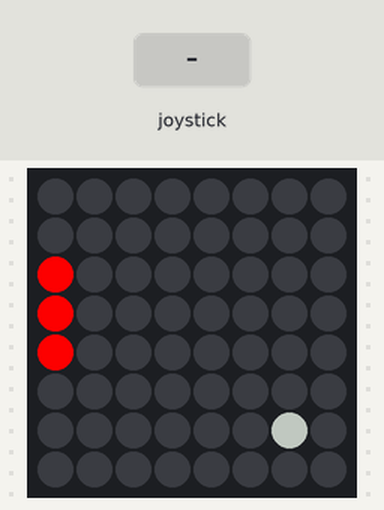
A program run on a simulated Raspberry Pi (BCM pin numbers) with a Sense HAT. Parts: the Sense HAT's 8×8 RGB LED matrix. The test bench sets the inputs (shaded band).

Above: at 1.2 s.
1.3 s: joystick pushed up
At 1.9 s:
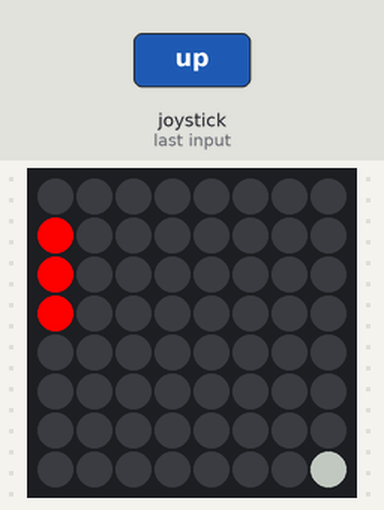
4.3 s: joystick pushed up
At 4.9 s:
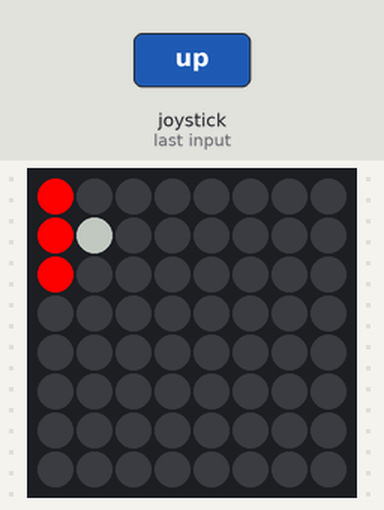
7.3 s: joystick pushed down
At 7.96 s:
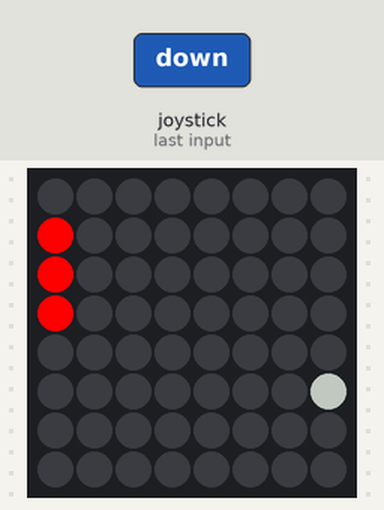
10.3 s: joystick pushed down
At 10.67 s:
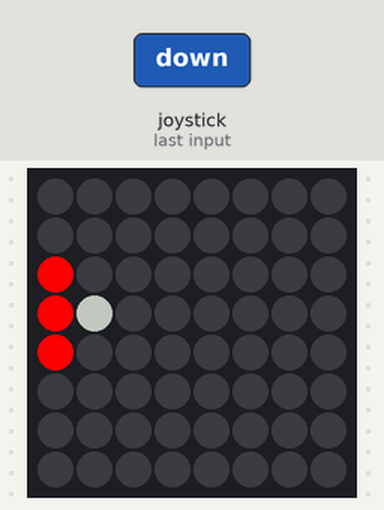
13.3 s: joystick pushed up
At 13.54 s:
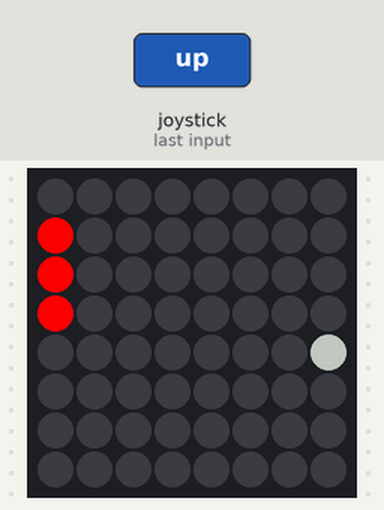
16.3 s: joystick pushed down
At 16.73 s:
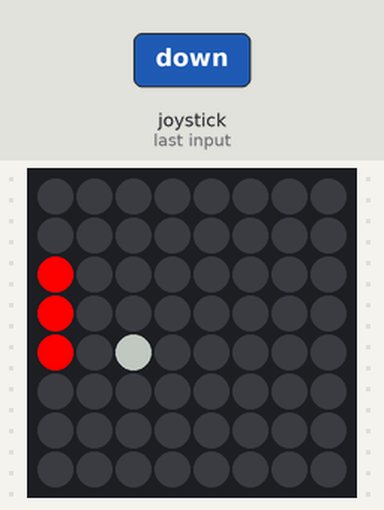
Timing chart, 0 to 19.3 s (numbered marks = the images above; inputs shaded):
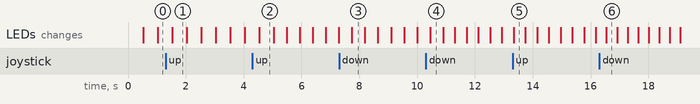

The program:

Pong_Alessandro_Bausch.py
```python
#!/usr/bin/python3

# Filename: Pong_Alessandro_Bausch.py
# Source  : https://raw.githubusercontent.com/walter-rothlin/Source-Code/master/Python_Raspberry/Pong_Game/Pong_Alessandro_Bausch.py

# Imports
#----------------------
from sense_hat import SenseHat, ACTION_PRESSED, ACTION_HELD, ACTION_RELEASED
from signal import pause
from time import sleep

# Definitionen
#----------------------
xBall = 3
yBall = 3
xSchleg = 0
ySchleg = 3
Speed = 0.5
sense = SenseHat()

red = (255,0,0)
green = (0,255,0)
blue = (0,0,255)
yellow = (255,255,0)
mangenta = (255,0,255)
cyan = (0,255,255)
white = (255,255,255)
grey = (100,100,100)
black = (0,0,0)

bgcSchleg = red
bgcBall=grey
# function definitions
# --------------------
def clamp(value, min_value=0, max_value=7):     #LED-Matrix Koordinatenlimitierung
    return min(max_value, max(min_value, value))
def clampSchleg(value, min_value=(-1), max_value=8):  #Angepasste Koordinatenlimitierung für den Schläger
    return min(max_value, max(min_value, value))
def set_pixel_bzu(x, y, pixel):         #Funktion zum eigene Pixel zu erstellen
    x = int(round(x,0))
    y = int(round(y,0))
    if((x >= 0 and x <= 7) and
       (y >= 0 and y <= 7)):
       sense.set_pixel(x, y, pixel)
def pushed_up(event):                   #Funktion zur Bewegung des Schläger
    global ySchleg
    if event.action != ACTION_RELEASED:
        ySchleg = clampSchleg(ySchleg - 1)
def pushed_down(event):                 #Funktion zur Bewegung des Schläger
    global ySchleg
    if event.action != ACTION_RELEASED:
        ySchleg = clampSchleg(ySchleg + 1)


# Flags Voreinstellungen
#----------------------
Loop = True
XReverseFlag = False
YReverseFlag = False
YStraightFlag = False
sense.clear()

# Main Loop
#----------------------
while (Loop==True):
# Ball
#----------------------
    if (XReverseFlag == False):     #Ballbewegung auf der X-Achse
        xBall = clamp(xBall + 1)
    elif (XReverseFlag == True):
        xBall = clamp(xBall -1)
    else:
        Loop = False
    if(YStraightFlag == True):      #Ballbewegung auf der Y-Achse
        yBall = clamp(yBall)
    elif (YReverseFlag == False):
        yBall = clamp(yBall + 1)
    elif (YReverseFlag == True):
        yBall = clamp(yBall - 1)
    else:
        Loop = False
    if (xBall == 7):                #Wandberührung rechts
        XReverseFlag = True
        YStraightFlag = False
    if (xBall == 0):                #Wandberührung links & Geschwindigkeits erhöhung
        XReverseFlag = False
        Speed = Speed * 0.9
    if (yBall == 7):                #Wandberührung oben
        YReverseFlag = True
    if (yBall == 0):                #Wandberührung unten
        YReverseFlag = False
    if (Speed < 0.05):              #Geschwindigkeits Limitierung
        Speed = 0.05
#Schläger & Interakionen
#-----------------------
    if (ySchleg > 8):           #Abfangen von zu hohen Schlägerwerten
        ySchleg = 8
    if (ySchleg <(-1)):
        ySchleg = (-1)
    if (xSchleg == xBall):      #Interakion von Schläger und Ball
        XReverseFlag = False
        if(yBall == ySchleg):   #Interakion in mitte des Schlägers
            YStraightFlag = True
            xBall= xBall+1
        elif(yBall == (ySchleg - 1)):   #Interakion unten am Schläger
            YReverseFlag = True
            xBall= xBall+1
        elif(yBall == (ySchleg + 1)):   #Interakion oben am Schläger
            YReverseFlag = False
            xBall= xBall+1
        if xBall == 0:          #Ball im Aus
           Loop = False

# Anzeige & Darstellung
#------------------------
    sense.clear()
    set_pixel_bzu(xBall, yBall, bgcBall)            #Ballanzeige
    if(ySchleg >= 0 and ySchleg <= 7):              #Schlägeranzeige ohne Clippen
        set_pixel_bzu(xSchleg, ySchleg, bgcSchleg)
        set_pixel_bzu(xSchleg, ySchleg-1, bgcSchleg)
        set_pixel_bzu(xSchleg, ySchleg+1, bgcSchleg)
    elif(ySchleg > 7):                              #Schlägeranzeige Clipping oben
        set_pixel_bzu(xSchleg, ySchleg-1, bgcSchleg)
    elif(ySchleg < 0):                              #Schlägeranzeige Clipping unten
        set_pixel_bzu(xSchleg, ySchleg+1, bgcSchleg)
    sleep(Speed)                                    #Geschwindigkeit
    sense.stick.direction_up = pushed_up            #Verknüpfung Stick-Inputs mit Funktionen
    sense.stick.direction_down = pushed_down
```

Measured:
- after the input at 1.3 s, the LEDs: change after 0.23 s (image 1)
- after the input at 4.3 s, the LEDs: change after 0.23 s (image 2)
- after the input at 7.3 s, the LEDs: change after 0.44 s (image 3)
- after the input at 10.3 s, the LEDs: change after 0.15 s (image 4)
- after the input at 13.3 s, the LEDs: change at once (image 5)
- after the input at 16.3 s, the LEDs: change after 0.25 s (image 6)
- what the display in image 1 shows lasts 0.5 s, from 1.5 s to 2.0 s
